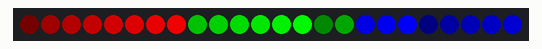
A sketch run on a simulated ESP8266 (NodeMCU). Shown: 24 RGB LEDs in strip order, left to right. The strip is taken to match the declared colour order.

Above: at 0.15 s.
At 4.66 s:
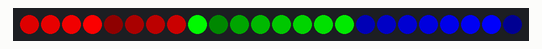
At 9.16 s:
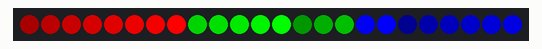
At 18.18 s:
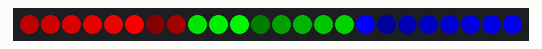
At 27.2 s:
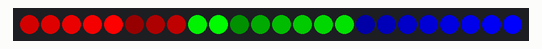
At 36.52 s:
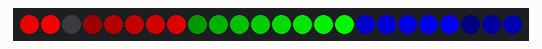

The sketch:

esp_neopixel_blink.ino
```cpp
// (licence header left out)
#include <Adafruit_NeoPixel.h>

#define PIN            D2
#define NUMPIXELS      24

Adafruit_NeoPixel pixels = Adafruit_NeoPixel(NUMPIXELS, PIN, NEO_RGBW + NEO_KHZ800);

int delayval = 500; // delay for half a second

uint8_t r,g,b, w;


void setup() {
  pixels.begin(); // This initializes the NeoPixel library.
  r = 0;
  g = 85;
  b = 170;
  w = 0;
}


void loop() {
  static int schritt = 1;
  static int temp;
  // For a set of NeoPixels the first NeoPixel is 0, second is 1, all the way up to the count of pixels minus one.

  r += schritt;    // if(r>255)     r -= 256;
  g += schritt;    // if(g>255)     g -= 256;
  b += schritt;    // if(b>255)     b -= 256;


  // pixels 0 to 12 = green
  for(int i=0;i<NUMPIXELS;i++){
    if(i<8){
      pixels.setPixelColor(i, pixels.Color( (r +30 *i), 0, 0, w ) );
    }
    else if(i<16){
      pixels.setPixelColor(i, pixels.Color(0, (g +30 *(i-8)), 0, w ) );
    }
    else {
      pixels.setPixelColor(i, pixels.Color(0, 0, (b +30 *(i-16)), w ) );
    }

    // Eo for
  }
  pixels.show(); // This sends the updated pixel color to the hardware.
  // Eo loop

  delay(10);
  // 10 = 100 Hz
}
```
